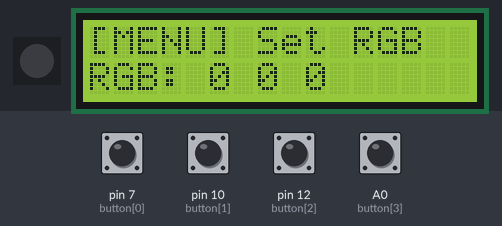
Simulated run of this sketch. Board: Arduino Uno, built with avr-gcc and run on an emulated ATmega328P. On the bench: 1 RGB LEDs in strip order, left to right, 16×2 character LCD. Inputs (shaded band) come from the test bench; at power-on: A0 (button[3]), pin 7 (button[0]), pin 10 (button[1]), pin 12 (button[2]) HIGH. Dim RGB values are drawn brighter than linear; the strip is taken to match the declared colour order.

Above: at 1.2 s.
1.3 s: pin 7 (button[0]) pulled LOW for 0.15 s
At 2.4 s:
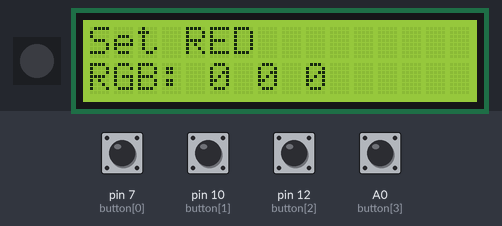
2.9 s: pin 12 (button[2]) pulled LOW for 0.15 s
At 3.6 s:
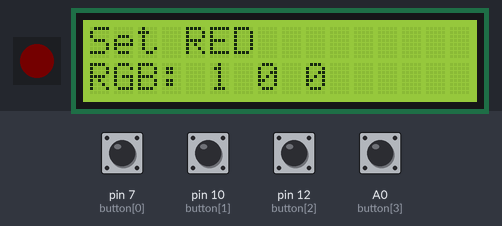
4.5 s: pin 10 (button[1]) pulled LOW for 0.15 s
At 5.8 s:
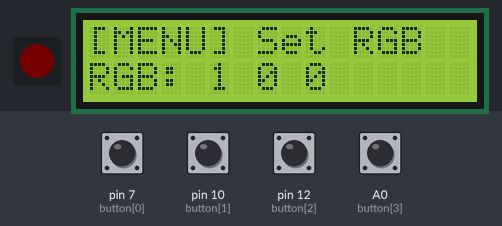
6.1 s: pin 7 (button[0]) pulled LOW for 1 s
At 8.3 s:
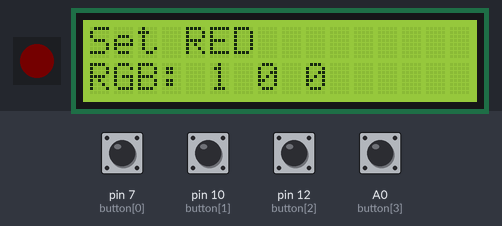
8.6 s: pin 7 (button[0]) pulled LOW for 0.15 s
At 9.1 s:
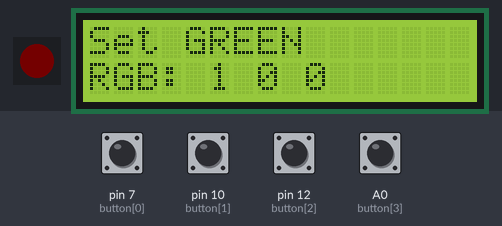
10.2 s: A0 (button[3]) pulled LOW for 0.15 s
At 11.6 s:
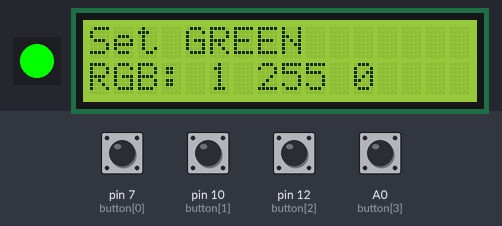
Timing chart, 0 to 12.8 s (numbered marks = the images above; inputs shaded):
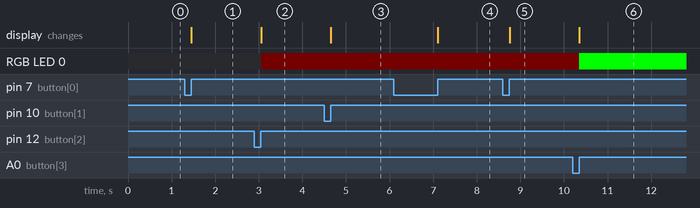

The sketch:

MAQUINA.ino
```cpp
#include <Adafruit_NeoPixel.h>
#ifdef __AVR__
  #include <avr/power.h>
#endif
#include <LiquidCrystal.h>

/************************************ Pines *********************************/
// LCD 16x2
#define LCD_RS 8
#define LCD_E  9
#define LCD_D4 2
#define LCD_D5 3
#define LCD_D6 4
#define LCD_D7 6

// NeoPixel PTH
#define RGB_LED 5

// Arreglo de botones y último estado del botón
// Nota: Los siguientes "DEFINE" son únicamente para
// mejorar la lectura del código al momento de codificar.
#define BTN_MENU  0
#define BTN_EXIT  1
#define BTN_UP    2
#define BTN_DOWN  3

// Este arreglo contiene los pines utilizados para los botones
uint8_t button[4] = {
  7,
  10,
  12,
  A0
};

// Este arreglo contiene el último estado conocido de cada línea
uint8_t button_estate[4];

/********************************* Globales *********************************/
// Estado de nuestro autómata
#define S_HOME  0
#define S_SET_R 1
#define S_SET_G 2
#define S_SET_B 3
uint8_t estado = S_HOME;

// Información de color RGB
uint8_t r = 0;
uint8_t g = 0;
uint8_t b = 0;

// Helpers
LiquidCrystal lcd(LCD_RS, LCD_E, LCD_D4, LCD_D5, LCD_D6, LCD_D7);
Adafruit_NeoPixel pixels = Adafruit_NeoPixel(1, RGB_LED, NEO_RGB + NEO_KHZ800);

/*************************** Inicialización *********************************/
void setup() {
  // Configurar como PULL-UP para ahorrar resistencias
  pinMode(button[BTN_MENU], INPUT_PULLUP);
  pinMode(button[BTN_EXIT], INPUT_PULLUP);
  pinMode(button[BTN_UP], INPUT_PULLUP);
  pinMode(button[BTN_DOWN], INPUT_PULLUP);

  // Se asume que el estado inicial es HIGH
  button_estate[0] = HIGH;
  button_estate[1] = HIGH;
  button_estate[2] = HIGH;
  button_estate[3] = HIGH;

  // Iniciar helpers
  pixels.begin();
  lcd.begin(16, 2); // User interface

  // Desplegar la info por defecto
  showColor();
  printHome();
}

// Facilita la detección de flancos de subidan en los pines
// monitoreados. Asume la existencia de un arreglo button
// con la asignación actual de pines y un arreglo button_estate
// con los valores de línea
uint8_t flancoSubida(int btn) {
  uint8_t valor_nuevo = digitalRead(button[btn]);
  uint8_t result = button_estate[btn]!=valor_nuevo && valor_nuevo == 1;
  button_estate[btn] = valor_nuevo;
  return result;
}

// Despliega el color seleccionado en el LED
void showColor() {
  pixels.setPixelColor(0, pixels.Color(r,g,b));
  pixels.show();
}

/******************* Utilitarios de dibujado ****************************/
void printHome() {
  lcd.clear();
  lcd.setCursor(0,0);
  lcd.print("[MENU] Set RGB");
  printColor();
}

void printRed() {
  lcd.clear();
  lcd.setCursor(0,0);
  lcd.print("Set RED");
  printColor();
}

void printGreen() {
  lcd.clear();
  lcd.setCursor(0,0);
  lcd.print("Set GREEN");
  printColor();
}

void printBlue() {
  lcd.clear();
  lcd.setCursor(0,0);
  lcd.print("Set BLUE");
  printColor();
}

void printColor() {
  lcd.setCursor(0,1);
  lcd.print("RGB: ");
  lcd.print(r, DEC);
  lcd.print(" ");
  lcd.print(g, DEC);
  lcd.print(" ");
  lcd.print(b, DEC);
}

// Máquina de estados
void loop() {
  switch(estado) {
    case S_HOME: /*** INICIO ESTADO S_HOME ***/
      if(flancoSubida(BTN_MENU)) { // Transición BTN_MENU
        estado = S_SET_R;
        printRed();
        break;
      }
      break; /*** FIN ESTADO S_HOME ***/
    case S_SET_R: /*** INICIO ESTADO S_SET_R ***/
      if(flancoSubida(BTN_MENU)) { // Transición BTN_MENU
        estado = S_SET_G;
        printGreen();
        break;
      }
      if(flancoSubida(BTN_EXIT)) { // Transición BTN_EXIT
        estado = S_HOME;
        printHome();
        break;
      }
      if(flancoSubida(BTN_UP)) { // Transición BTN_UP
        if(r<255) {
          r++;
        } else {
          r = 0;
        }
        showColor();
        printRed();
        break;
      }
      if(flancoSubida(BTN_DOWN)) { // Transición BTN_DWN
        if(r>0) {
          r--;
        } else {
          r = 255;
        }
        showColor();
        printRed();
        break;
      }
      break; /*** FIN ESTADO S_SET_R ***/
    case S_SET_G: /*** INICIA ESTADO S_SET_G ***/
      if(flancoSubida(BTN_MENU)) { // Transición BTN_MENU
        estado = S_SET_B;
        printBlue();
        break;
      }
      if(flancoSubida(BTN_EXIT)) { // Transición BTN_EXIT
        estado = S_HOME;
        printHome();
        break;
      }
      if(flancoSubida(BTN_UP)) { // Transición BTN_UP
        if(g<255) {
          g++;
        } else {
          g = 0;
        }
        showColor();
        printGreen();
        break;
      }
      if(flancoSubida(BTN_DOWN)) {
        if(g>0) {
          g--;
        } else {
          g = 255;
        }
        showColor();
        printGreen();
        break;
      }
      break; /*** FIN ESTADO S_SET_R ***/
    case S_SET_B: /*** INICIA ESTADO S_SET_B ***/
      if(flancoSubida(BTN_MENU)) { // Transición BTN_MENU
        estado = S_SET_R;
        printRed();
        break;
      }
      if(flancoSubida(BTN_EXIT)) { // Transición BTN_EXIT
        estado = S_HOME;
        printHome();
        break;
      }
      if(flancoSubida(BTN_UP)) { // Transición BTN_UP
        if(b<255) {
          b++;
        } else {
          b = 0;
        }
        showColor();
        printBlue();
        break;
      }
      if(flancoSubida(BTN_DOWN)) { // Transición BTN_DWN
        if(b>0) {
          b--;
        } else {
          b = 255;
        }
        showColor();
        printBlue();
        break;
      }
      break; /*** FIN ESTADO S_SET_R ***/
  };
}
```

Measured:
- after the input at 1.3 s, the display: changes after 0.15 s (image 1)
- after the input at 2.9 s, RGB LED 0: off → RGB(1, 0, 0) after 0.16 s; the display: changes after 0.16 s (image 2)
- after the input at 4.5 s, the display: changes after 0.16 s (image 3)
- after the input at 6.1 s, the display: changes after 1.0 s (image 4)
- after the input at 8.6 s, the display: changes after 0.16 s (image 5)
- after the input at 10.2 s, RGB LED 0: RGB(1, 0, 0) → RGB(1, 255, 0) after 0.16 s; the display: changes after 0.16 s (image 6)
